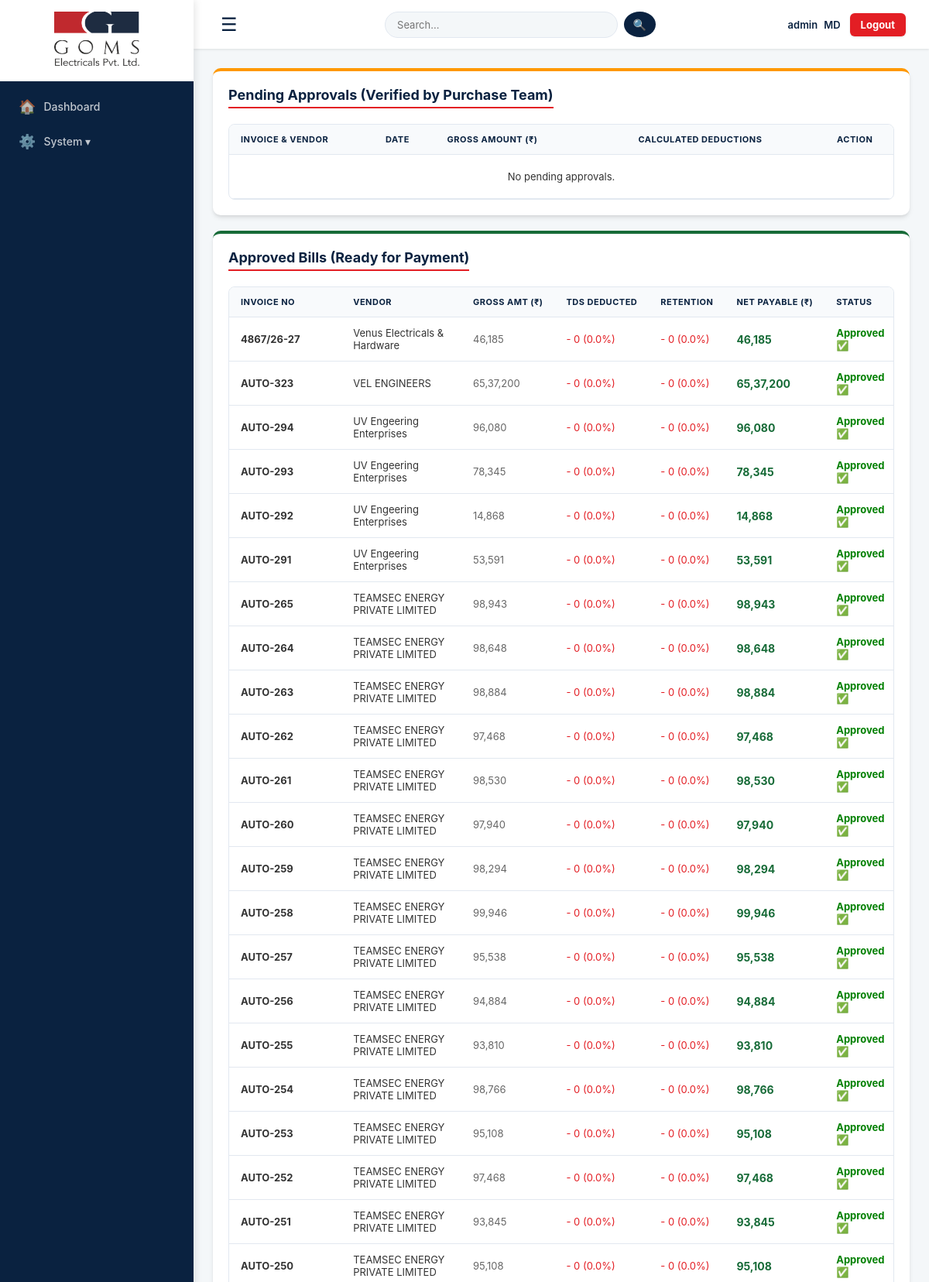
The page /md_approval (signed in, upper part) on the database its author committed.
### tables this page shows
CREATE TABLE purchases (id INTEGER PRIMARY KEY AUTOINCREMENT, po_number TEXT, project_name TEXT NOT NULL, supplier_name TEXT NOT NULL, invoice_number TEXT NOT NULL, invoice_date TEXT, material_description TEXT, quantity REAL DEFAULT 0, rate REAL DEFAULT 0, gst_rate REAL DEFAULT 0, subtotal REAL DEFAULT 0, gst_amount REAL DEFAULT 0, total_amount REAL DEFAULT 0, md_approval TEXT DEFAULT 'Pending', approved_amount REAL DEFAULT 0, payment_status TEXT DEFAULT 'Pending', tds_percent REAL DEFAULT 0, retention_percent REAL DEFAULT 0, net_payable REAL DEFAULT 0);

### app.py (the view)
@app.route("/md_approval")
def md_approval():
    if not session.get("username"): return redirect(url_for("login"))
    conn = get_db()
    p = conn.execute("SELECT * FROM purchases WHERE md_approval='Pending' ORDER BY id DESC").fetchall()
    a = conn.execute("SELECT * FROM purchases WHERE md_approval='Approved' ORDER BY id DESC").fetchall()
    conn.close()
    return render_template("md_approval.html", pending=p, approved=a)

### app.py (called while the page is built, shortened)
@app.context_processor
def inject_permissions():
    role = session.get('role', 'Admin')
    return dict(is_admin_or_gm = role in ['MD', 'Admin', 'GM'])

@app.after_request
def add_header(response):
    response.headers["Cache-Control"] = "no-cache, no-store, must-revalidate, public, max-age=0"
    response.headers["Pragma"] = "no-cache"
    response.headers["Expires"] = "0"
    return response

@app.template_filter('inr')
def format_inr(number):
    if number is None: return "0"
    try: number = float(number)
    except: return "0"
    is_negative = False
    if number < 0:
        is_negative = True
        number = abs(number)
    integer_part = str(round(number))
    if len(integer_part) > 3:
        last_three = integer_part[-3:]
        remaining = integer_part[:-3]
        groups = []
        while len(remaining) > 2:
            groups.insert(0, remaining[-2:])
            remaining = remaining[:-2]
        if remaining: groups.insert(0, remaining)
        formatted_integer = ",".join(groups) + "," + last_three
    else:
        formatted_integer = integer_part
    result = formatted_integer
    if is_negative: result = "-" + result
    return result

def get_db():
    conn = sqlite3.connect(DATABASE, timeout=20)
    conn.row_factory = sqlite3.Row
    return conn

@app.before_request
def restrict_access():
    if not session.get("username"): return
    role = session.get("role", "MD")
    endpoint = request.endpoint
    finance_routes = ['accounts', 'accounts_entry', 'delete_account_entry', 'delete_bill',
                      'print_bill', 'client_ledger', 'vendor_ledger', 'gst_reconciliation',
                      'run_reconciliation', 'gstr1', 'credit_notes', 'delete_credit_note',
                      'general_expenses', 'company_pnl', 'pay_purchase_bill', 'payroll']
    if endpoint in finance_routes and role not in ['MD', 'GM', 'Accountant']:
        flash("Access Denied: Finance module is restricted.", "error")
        return redirect(url_for('dashboard'))
    if role == "MD":
        return

### templates/md_approval.html (shortened to what this page needs)
{% extends "base.html" %}
{% block content %}
<div class="card" style="border-top: 4px solid #ff9800;">
    <h3>Pending Approvals (Verified by Purchase Team)</h3>
    <div class="table-wrap">
        <table>
            <thead>
                <tr>
                    <th>Invoice & Vendor</th>
                    <th>Date</th>
                    <th>Gross Amount (₹)</th>
                    <th style="text-align: center; width: 300px;">Calculated Deductions</th>
                    <th class="no-print" style="text-align: center;">Action</th>
                </tr>
            </thead>
            <tbody>
                {% for p in pending %}
                <tr>
                    <td>
                        <strong>{{ p['invoice_number'] }}</strong><br>
                        <span style="font-size: 12px; color: #666;">{{ p['supplier_name'] }}</span>
                    </td>
                    <td>{{ p['invoice_date'] | dateformat }}</td>
                    <td style="font-weight: bold; color: #0d47a1; font-size: 15px;">
                        ₹ {{ (p['total_amount'] or 0) | inr }}
                    </td>
                    <td>
                        <div class="deduction-box">
                            <div style="display: flex; justify-content: space-between;">
                                <span>Gross Amount:</span> <span>₹ {{ (p['total_amount'] or 0) | inr }}</span>
                            </div>
                            <div style="display: flex; justify-content: space-between; margin-top: 5px;" class="tds-text">
                                <span>TDS ({{ p['tds_percent'] }}%):</span> <span>- ₹ {{ ((p['total_amount'] or 0) * (p['tds_percent'] or 0) / 100) | inr }}</span>
                            </div>
                            <div style="display: flex; justify-content: space-between; margin-top: 5px;" class="tds-text">
                                <span>Retention ({{ p['retention_percent'] }}%):</span> <span>- ₹ {{ ((p['total_amount'] or 0) * (p['retention_percent'] or 0) / 100) | inr }}</span>
                            </div>
                            <div style="display: flex; justify-content: space-between; border-top: 1px dashed #ccc; padding-top: 8px; margin-top: 8px;">
                                <span class="net-payable-text">Net Payable:</span>
                                <span class="net-payable-text">₹ {{ (p['net_payable'] or p['total_amount']) | inr }}</span>
                            </div>
                        </div>
                    </td>
                    <td class="no-print" style="text-align: center; vertical-align: middle;">
                        <form method="POST" action="{{ url_for('md_approve', id=p['id']) }}" style="margin: 0;">
                            <button type="submit" class="btn" style="background: #176b38; padding: 10px 20px; font-size: 14px; width: 100%; font-weight: bold;">✅ Approve Bill</button>
                        </form>
                        <a href="{{ url_for('print_po', id=p['po_number'] if p['po_number'] else 0) }}" target="_blank" class="btn" style="background: #0a2240; padding: 6px 12px; font-size: 12px; margin-top: 8px; display: block;">🖨️ View Bill</a>
                    </td>
                </tr>
                {% else %}
                <tr><td colspan="5" style="text-align: center; padding: 20px;">No pending approvals.</td></tr>
                {% endfor %}
            </tbody>
        </table>
    </div>
</div>
<div class="card" style="border-top: 4px solid #176b38;">
    <h3>Approved Bills (Ready for Payment)</h3>
    <div class="table-wrap">
        <table>
            <thead>
                <tr>
                    <th>Invoice No</th>
                    <th>Vendor</th>
                    <th>Gross Amt (₹)</th>
                    <th>TDS Deducted</th>
                    <th>Retention</th>
                    <th>Net Payable (₹)</th>
                    <th>Status</th>
                </tr>
            </thead>
            <tbody>
                {% for p in approved %}
                <tr>
                    <td><strong>{{ p['invoice_number'] }}</strong></td>
                    <td>{{ p['supplier_name'] }}</td>
                    <td style="color: #666;">{{ (p['total_amount'] or 0) | inr }}</td>
                    <td style="color: #e31e24;">- {{ ((p['total_amount'] or 0) * (p['tds_percent'] or 0) / 100) | inr }} ({{ p['tds_percent'] }}%)</td>
                    <td style="color: #e31e24;">- {{ ((p['total_amount'] or 0) * (p['retention_percent'] or 0) / 100) | inr }} ({{ p['retention_percent'] }}%)</td>
                    <td style="font-weight: bold; color: #176b38; font-size: 14px;">{{ (p['net_payable'] or p['total_amount']) | inr }}</td>
                    <td><span style="color: green; font-weight: bold;">Approved ✅</span></td>
                </tr>
                {% else %}
                <tr><td colspan="7" style="text-align: center; padding: 20px;">No approved bills yet.</td></tr>
                {% endfor %}
            </tbody>
        </table>
    </div>
</div>
{% endblock %}

### static/css/main.css (style rules this page uses)
:root { --primary-blue: #0a2240; --accent-red: #e31e24; --bg-light: #f4f7f9; --text-dark: #333; --text-light: #666; --white: #ffffff; --border: #e2e8f0; --shadow-sm: 0 1px 3px rgba(0,0,0,0.1); --shadow-md: 0 4px 6px -1px rgba(0,0,0,0.1), 0 2px 4px -1px rgba(0,0,0,0.06); --shadow-lg: 0 10px 15px -3px rgba(0,0,0,0.1), 0 4px 6px -2px rgba(0,0,0,0.05); }
* { box-sizing: border-box; margin: 0; padding: 0; font-family: 'Inter', 'Segoe UI', sans-serif; }
body { background-color: var(--bg-light); color: var(--text-dark); display: flex; min-height: 100vh; }
.card { background: var(--white); border-radius: 10px; padding: 20px; box-shadow: var(--shadow-md); margin-bottom: 20px; border-top: 4px solid var(--primary-blue); transition: 0.2s; }
.card h3, .panel h3 { margin-bottom: 20px; color: var(--primary-blue); border-bottom: 2px solid var(--accent-red); display: inline-block; padding-bottom: 5px; font-weight: 700; font-size: 18px; }
.table-wrap { overflow-x: auto; border-radius: 8px; border: 1px solid var(--border); background: white; }
table { width: 100%; border-collapse: collapse; }
th, td { padding: 12px 15px; text-align: left; border-bottom: 1px solid var(--border); font-size: 13px; vertical-align: middle; }
th { background: #f8fafc; color: var(--primary-blue); font-weight: 700; text-transform: uppercase; font-size: 11px; letter-spacing: 0.5px; white-space: nowrap; }

### rows shown on the page
purchases: invoice_number "4867/26-27", supplier_name "Venus Electricals & Hardware", total_amount "46,185", total_amount+tds_percent "0", tds_percent "0.0", total_amount+retention_percent "0", retention_percent "0.0", net_payable+total_amount "46,185"
purchases: invoice_number "AUTO-323", supplier_name "VEL ENGINEERS", total_amount "65,37,200", total_amount+tds_percent "0", tds_percent "0.0", total_amount+retention_percent "0", retention_percent "0.0", net_payable+total_amount "65,37,200"
purchases: invoice_number "AUTO-294", supplier_name "UV Engeering Enterprises", total_amount "96,080", total_amount+tds_percent "0", tds_percent "0.0", total_amount+retention_percent "0", retention_percent "0.0", net_payable+total_amount "96,080"
purchases: invoice_number "AUTO-293", supplier_name "UV Engeering Enterprises", total_amount "78,345", total_amount+tds_percent "0", tds_percent "0.0", total_amount+retention_percent "0", retention_percent "0.0", net_payable+total_amount "78,345"
purchases: invoice_number "AUTO-292", supplier_name "UV Engeering Enterprises", total_amount "14,868", total_amount+tds_percent "0", tds_percent "0.0", total_amount+retention_percent "0", retention_percent "0.0", net_payable+total_amount "14,868"
purchases: invoice_number "AUTO-291", supplier_name "UV Engeering Enterprises", total_amount "53,591", total_amount+tds_percent "0", tds_percent "0.0", total_amount+retention_percent "0", retention_percent "0.0", net_payable+total_amount "53,591"
purchases: invoice_number "AUTO-265", supplier_name "TEAMSEC ENERGY PRIVATE LIMITED", total_amount "98,943", total_amount+tds_percent "0", tds_percent "0.0", total_amount+retention_percent "0", retention_percent "0.0", net_payable+total_amount "98,943"
purchases: invoice_number "AUTO-264", supplier_name "TEAMSEC ENERGY PRIVATE LIMITED", total_amount "98,648", total_amount+tds_percent "0", tds_percent "0.0", total_amount+retention_percent "0", retention_percent "0.0", net_payable+total_amount "98,648"
purchases: invoice_number "AUTO-263", supplier_name "TEAMSEC ENERGY PRIVATE LIMITED", total_amount "98,884", total_amount+tds_percent "0", tds_percent "0.0", total_amount+retention_percent "0", retention_percent "0.0", net_payable+total_amount "98,884"
purchases: invoice_number "AUTO-262", supplier_name "TEAMSEC ENERGY PRIVATE LIMITED", total_amount "97,468", total_amount+tds_percent "0", tds_percent "0.0", total_amount+retention_percent "0", retention_percent "0.0", net_payable+total_amount "97,468"
purchases: invoice_number "AUTO-261", supplier_name "TEAMSEC ENERGY PRIVATE LIMITED", total_amount "98,530", total_amount+tds_percent "0", tds_percent "0.0", total_amount+retention_percent "0", retention_percent "0.0", net_payable+total_amount "98,530"
purchases: invoice_number "AUTO-260", supplier_name "TEAMSEC ENERGY PRIVATE LIMITED", total_amount "97,940", total_amount+tds_percent "0", tds_percent "0.0", total_amount+retention_percent "0", retention_percent "0.0", net_payable+total_amount "97,940"
purchases: invoice_number "AUTO-259", supplier_name "TEAMSEC ENERGY PRIVATE LIMITED", total_amount "98,294", total_amount+tds_percent "0", tds_percent "0.0", total_amount+retention_percent "0", retention_percent "0.0", net_payable+total_amount "98,294"
purchases: invoice_number "AUTO-258", supplier_name "TEAMSEC ENERGY PRIVATE LIMITED", total_amount "99,946", total_amount+tds_percent "0", tds_percent "0.0", total_amount+retention_percent "0", retention_percent "0.0", net_payable+total_amount "99,946"
purchases: invoice_number "AUTO-257", supplier_name "TEAMSEC ENERGY PRIVATE LIMITED", total_amount "95,538", total_amount+tds_percent "0", tds_percent "0.0", total_amount+retention_percent "0", retention_percent "0.0", net_payable+total_amount "95,538"
purchases: invoice_number "AUTO-256", supplier_name "TEAMSEC ENERGY PRIVATE LIMITED", total_amount "94,884", total_amount+tds_percent "0", tds_percent "0.0", total_amount+retention_percent "0", retention_percent "0.0", net_payable+total_amount "94,884"
purchases: invoice_number "AUTO-255", supplier_name "TEAMSEC ENERGY PRIVATE LIMITED", total_amount "93,810", total_amount+tds_percent "0", tds_percent "0.0", total_amount+retention_percent "0", retention_percent "0.0", net_payable+total_amount "93,810"
purchases: invoice_number "AUTO-254", supplier_name "TEAMSEC ENERGY PRIVATE LIMITED", total_amount "98,766", total_amount+tds_percent "0", tds_percent "0.0", total_amount+retention_percent "0", retention_percent "0.0", net_payable+total_amount "98,766"
purchases: invoice_number "AUTO-253", supplier_name "TEAMSEC ENERGY PRIVATE LIMITED", total_amount "95,108", total_amount+tds_percent "0", tds_percent "0.0", total_amount+retention_percent "0", retention_percent "0.0", net_payable+total_amount "95,108"
purchases: invoice_number "AUTO-252", supplier_name "TEAMSEC ENERGY PRIVATE LIMITED", total_amount "97,468", total_amount+tds_percent "0", tds_percent "0.0", total_amount+retention_percent "0", retention_percent "0.0", net_payable+total_amount "97,468"
purchases: invoice_number "AUTO-251", supplier_name "TEAMSEC ENERGY PRIVATE LIMITED", total_amount "93,845", total_amount+tds_percent "0", tds_percent "0.0", total_amount+retention_percent "0", retention_percent "0.0", net_payable+total_amount "93,845"
purchases: invoice_number "AUTO-250", supplier_name "TEAMSEC ENERGY PRIVATE LIMITED", total_amount "95,108", total_amount+tds_percent "0", tds_percent "0.0", total_amount+retention_percent "0", retention_percent "0.0", net_payable+total_amount "95,108"

### other values the page prints
{{ session['username'] }} "admin"
{{ user_role }} "MD"
